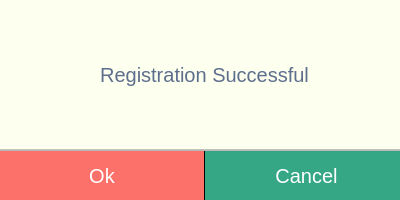
<?xml version="1.0" encoding="UTF-8"?>
<ui version="4.0">
 <class>Dialog</class>
 <widget class="QDialog" name="Dialog">
  <property name="geometry">
   <rect>
    <x>0</x>
    <y>0</y>
    <width>400</width>
    <height>200</height>
   </rect>
  </property>
  <property name="minimumSize">
   <size>
    <width>0</width>
    <height>0</height>
   </size>
  </property>
  <property name="windowTitle">
   <string>Dialog</string>
  </property>
  <property name="styleSheet">
   <string notr="true"/>
  </property>
  <widget class="QFrame" name="btn_frame">
   <property name="geometry">
    <rect>
     <x>-1</x>
     <y>150</y>
     <width>411</width>
     <height>51</height>
    </rect>
   </property>
   <property name="styleSheet">
    <string notr="true">QPushButton{
border-radius:none;
border-right:1px solid;
color:white;
font-size:20px;
font-family:&quot;Open-Sans&quot;,sans-serif;
}
</string>
   </property>
   <property name="frameShape">
    <enum>QFrame::StyledPanel</enum>
   </property>
   <property name="frameShadow">
    <enum>QFrame::Raised</enum>
   </property>
   <layout class="QHBoxLayout" name="horizontalLayout">
    <property name="spacing">
     <number>0</number>
    </property>
    <property name="leftMargin">
     <number>0</number>
    </property>
    <property name="topMargin">
     <number>0</number>
    </property>
    <property name="rightMargin">
     <number>0</number>
    </property>
    <property name="bottomMargin">
     <number>0</number>
    </property>
    <item>
     <widget class="QPushButton" name="OkBtn">
      <property name="maximumSize">
       <size>
        <width>16777215</width>
        <height>51</height>
       </size>
      </property>
      <property name="styleSheet">
       <string notr="true">#OkBtn{background: #fc7169;
}
#OkBtn:hover{
background-color: #fc8982;
}</string>
      </property>
      <property name="text">
       <string>Ok</string>
      </property>
     </widget>
    </item>
    <item>
     <widget class="QPushButton" name="CancelBtn">
      <property name="maximumSize">
       <size>
        <width>16777215</width>
        <height>51</height>
       </size>
      </property>
      <property name="styleSheet">
       <string notr="true">#CancelBtn{
background-color: #35a785;
}
#CancelBtn:hover{
	
	background-color: rgb(63, 199, 158);
}</string>
      </property>
      <property name="text">
       <string>Cancel</string>
      </property>
     </widget>
    </item>
   </layout>
  </widget>
  <widget class="QFrame" name="msg_frame">
   <property name="geometry">
    <rect>
     <x>-1</x>
     <y>-1</y>
     <width>411</width>
     <height>151</height>
    </rect>
   </property>
   <property name="styleSheet">
    <string notr="true">background-color: rgb(253, 255, 239);
</string>
   </property>
   <property name="frameShape">
    <enum>QFrame::StyledPanel</enum>
   </property>
   <property name="frameShadow">
    <enum>QFrame::Raised</enum>
   </property>
   <widget class="QLabel" name="Err_msg">
    <property name="geometry">
     <rect>
      <x>50</x>
      <y>50</y>
      <width>311</width>
      <height>51</height>
     </rect>
    </property>
    <property name="styleSheet">
     <string notr="true">font-size:20px;
color:#5e6e8d;</string>
    </property>
    <property name="text">
     <string>Registration Successful</string>
    </property>
    <property name="alignment">
     <set>Qt::AlignCenter</set>
    </property>
   </widget>
  </widget>
 </widget>
 <resources/>
 <connections/>
</ui>
